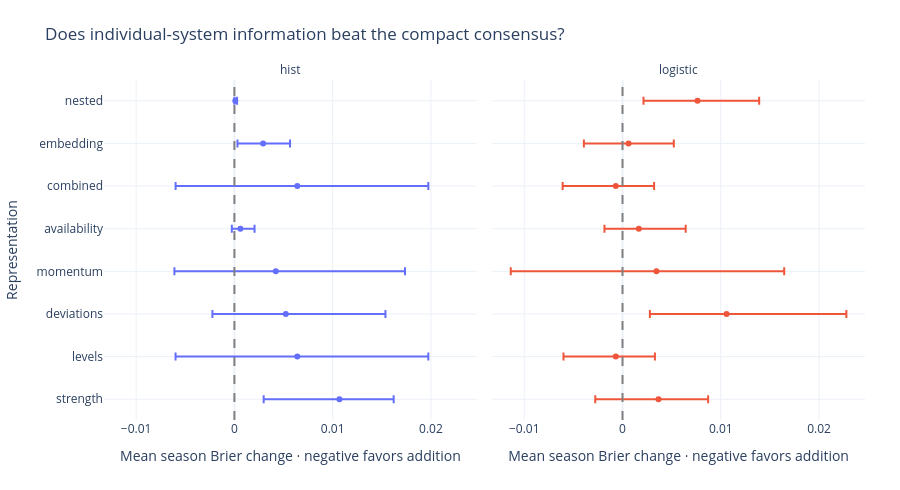

Here is the notebook cell this chart was saved with:
### Markdown cell above
## Does the consensus discard useful ranking information?

A further hypothesis uses **105 ranking systems known before 2013**, generating **840 additional candidates**: individual levels, nonlinear tail separation, disagreement with consensus, 7/30/60-day movement and availability. The system vocabulary is frozen from legal 2003–2012 snapshots; later systems cannot enter retrospectively. All values retain the existing publication-cohort and staleness rules.

The compact base is preserved. Each addition gets at most **16 training-screened inputs**; the embedding arm uses **eight training-fitted PCA components** from system levels and deviations. The same two fixed estimators and physical-game splits isolate representation changes. Separate strength and consensus controls keep the no-Massey comparison explicit. The [declared protocol](../docs/ranking_systems.md) gives each hypothesis, availability boundary and stopping question.

The figures below report **retrospective feature research**, with paired season-bootstrap intervals. They do not supply a fresh holdout or replace notebook 03/04's frozen recipe.

### Code cell
from march_mania.publication import ranking_systems
if MODE == "train":
    followups.study_stage(ROOT, "ranking_systems")
SYSTEM_DIR, SYSTEM_RECORD = ranking_systems.review(ROOT)
system_summary = SYSTEM_RECORD["summary"]
system_scores = pd.read_csv(SYSTEM_DIR / "leaderboard.csv")
system_intervals = pd.read_csv(SYSTEM_DIR / "intervals.csv")
system_choices = pd.read_csv(SYSTEM_DIR / "selection.csv")
assert (system_choices.history_last_season < system_choices.Season).all()
assert system_summary["additional_candidates"] == 840
assert not system_summary["benchmark_labels_used"]
display(Markdown(
    f"**Verified system study:** `{system_summary['fingerprint']}`  \n"
    f"**Candidates:** {system_summary['additional_candidates']} additional · "
    f"**Evaluated fits:** {system_summary['fit_tasks']} · "
    f"**Original controls reused:** {system_summary['inherited_reference_fits']}"
))
table(system_scores[["model", "block", "macro_season_brier", "brier", "log_loss", "roc_auc"]])
contrasts = system_intervals.copy()
contrasts["plus"] = contrasts.ci_high - contrasts.brier_delta
contrasts["minus"] = contrasts.brier_delta - contrasts.ci_low
fig = px.scatter(contrasts, x="brier_delta", y="candidate", facet_col="model",
                 error_x="plus", error_x_minus="minus", color="model",
                 title="Does individual-system information beat the compact consensus?",
                 labels={"brier_delta": "Mean season Brier change · negative favors addition", "candidate": "Representation"},
                 height=490)
fig.add_vline(x=0, line_dash="dash", line_color="gray")
fig.update_layout(template="plotly_white", showlegend=False, margin=dict(l=100, r=35, t=80, b=70))
fig.for_each_annotation(lambda a: a.update(text=a.text.split("=")[-1]))
static, axes = plt.subplots(1, 2, figsize=(12, 4.7), constrained_layout=True)
for ax, model in zip(axes, ["hist", "logistic"]):
    panel = contrasts.query("model == @model")
    ax.errorbar(panel.brier_delta, panel.candidate, xerr=[panel.minus, panel.plus], fmt="o", color="#147d82", capsize=3)
    ax.axvline(0, linestyle="--", color="gray", linewidth=1)
    ax.set(title=model, xlabel="Brier change vs consensus · negative is better")
    ax.grid(axis="x", alpha=.2)
static.suptitle("Individual-system additions · exploratory 95% season intervals")
buffer = io.BytesIO()
static.savefig(buffer, format="png", dpi=140)
plt.close(static)
display({"application/vnd.plotly.v1+json": json.loads(fig.to_json()), "image/png": base64.b64encode(buffer.getvalue()).decode()}, raw=True)

### Figure 1 — Plotly figure (JSON) as saved in the notebook; plotly's stock layout.template omitted (floating-point values rounded to 4 significant figures)
{"data": [{"error_x": {"array": [0.005521, 0.01333, 0.01014, 0.01315, 0.001441, 0.01333, 0.002743, 0.0001786], "arrayminus": [0.007708, 0.01239, 0.007468, 0.01032, 0.0008712, 0.01239, 0.002609, 8.932e-05]}, "hovertemplate": "model=hist<br>Mean season Brier change · negative favors addition=%{x}<br>Representation=%{y}<extra></extra>", "legendgroup": "hist", "marker": {"color": "#636efa", "symbol": "circle"}, "mode": "markers", "name": "hist", "orientation": "h", "showlegend": true, "type": "scatter", "x": [0.01069, 0.006403, 0.005229, 0.004213, 0.0006074, 0.006403, 0.00292, 8.932e-05], "xaxis": "x", "y": ["strength", "levels", "deviations", "momentum", "availability", "combined", "embedding", "nested"], "yaxis": "y"}, {"error_x": {"array": [0.005053, 0.003981, 0.01219, 0.013, 0.004768, 0.003897, 0.004605, 0.006276], "arrayminus": [0.006432, 0.005325, 0.007805, 0.01483, 0.003497, 0.005411, 0.004548, 0.005498]}, "hovertemplate": "model=logistic<br>Mean season Brier change · negative favors addition=%{x}<br>Representation=%{y}<extra></extra>", "legendgroup": "logistic", "marker": {"color": "#EF553B", "symbol": "circle"}, "mode": "markers", "name": "logistic", "orientation": "h", "showlegend": true, "type": "scatter", "x": [0.00366, -0.0006836, 0.01059, 0.003452, 0.001661, -0.0006836, 0.0006145, 0.007632], "xaxis": "x2", "y": ["strength", "levels", "deviations", "momentum", "availability", "combined", "embedding", "nested"], "yaxis": "y2"}], "layout": {"annotations": [{"showarrow": false, "text": "hist", "x": 0.245, "xanchor": "center", "xref": "paper", "y": 1.0, "yanchor": "bottom", "yref": "paper"}, {"showarrow": false, "text": "logistic", "x": 0.755, "xanchor": "center", "xref": "paper", "y": 1.0, "yanchor": "bottom", "yref": "paper"}], "height": 490, "legend": {"title": {"text": "model"}, "tracegroupgap": 0}, "margin": {"b": 70, "l": 100, "r": 35, "t": 80}, "shapes": [{"line": {"color": "gray", "dash": "dash"}, "type": "line", "x0": 0, "x1": 0, "xref": "x", "y0": 0, "y1": 1, "yref": "y domain"}, {"line": {"color": "gray", "dash": "dash"}, "type": "line", "x0": 0, "x1": 0, "xref": "x2", "y0": 0, "y1": 1, "yref": "y2 domain"}], "showlegend": false, "title": {"text": "Does individual-system information beat the compact consensus?"}, "xaxis": {"anchor": "y", "domain": [0.0, 0.49], "title": {"text": "Mean season Brier change · negative favors addition"}}, "xaxis2": {"anchor": "y2", "domain": [0.51, 1.0], "matches": "x", "title": {"text": "Mean season Brier change · negative favors addition"}}, "yaxis": {"anchor": "x", "domain": [0.0, 1.0], "title": {"text": "Representation"}}, "yaxis2": {"anchor": "x2", "domain": [0.0, 1.0], "matches": "y", "showticklabels": false}}}
